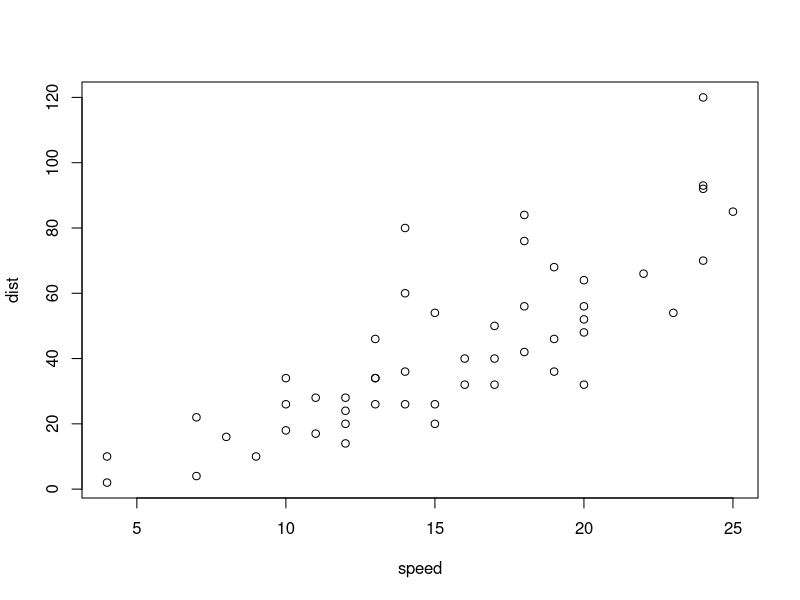
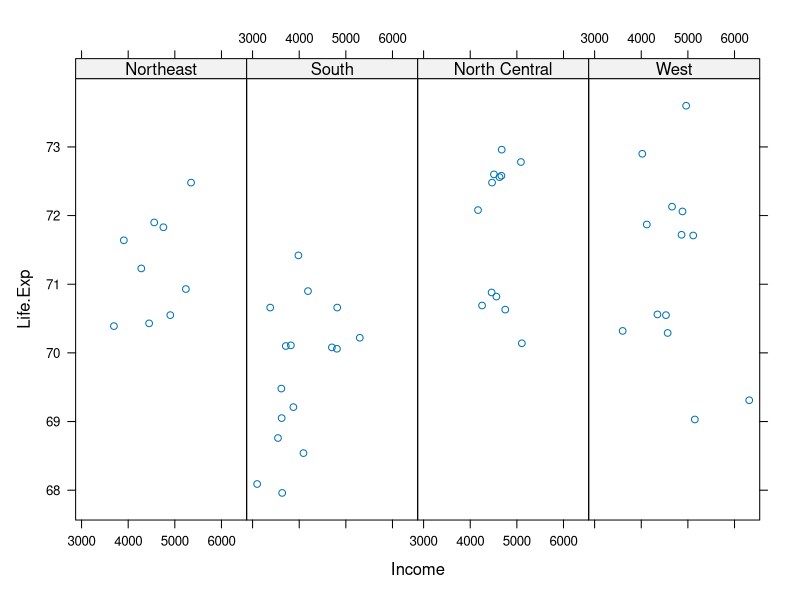

These charts were generated, in order, by the following R code:
library(datasets)
data(cars)
with(cars,plot(speed,dist))

library(lattice)
state <- data.frame(state.x77,region = state.region)
xyplot(Life.Exp ~ Income | region,data = state,layout =c(4,1))
